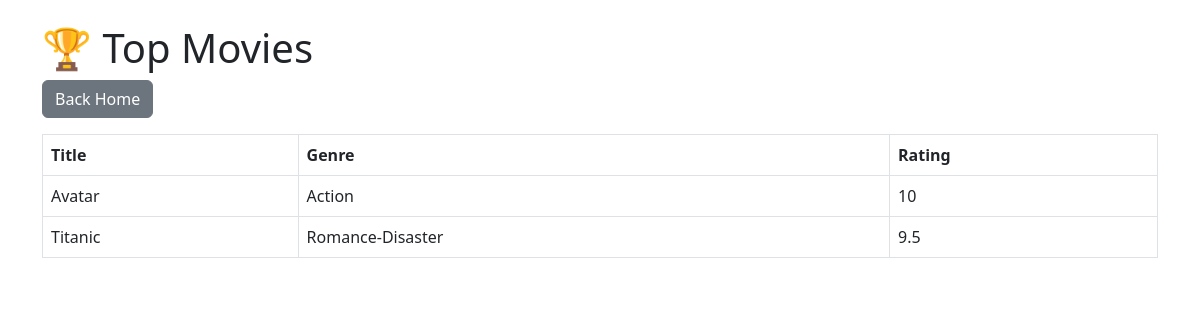
Before: /top with the older database file.
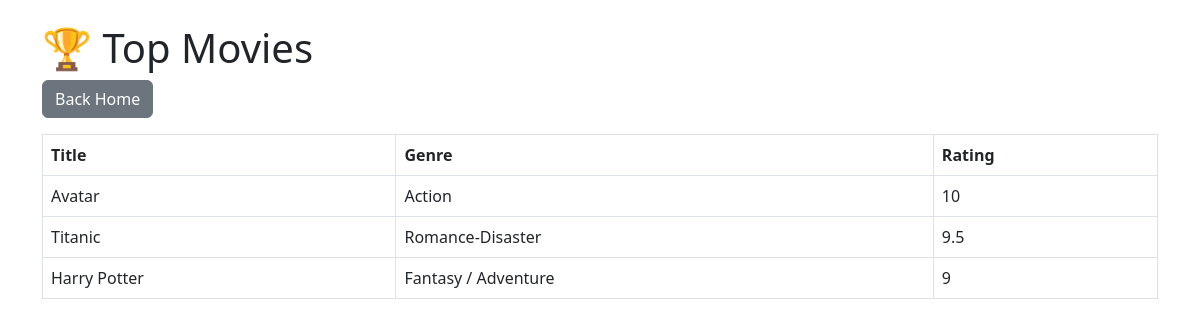
After: the same page with the newer database file.
### tables this page shows
CREATE TABLE "movies" (
	"id"	INTEGER,
	"title"	TEXT,
	"genre"	TEXT,
	"rating"	TEXT,
	"image"	TEXT,
	PRIMARY KEY("id" AUTOINCREMENT)
);

### app.py (the view)
@app.route("/top")
def top_movies():
    db = get_db()
    movies = db.execute(
        "SELECT * FROM movies ORDER BY CAST(rating AS FLOAT) DESC LIMIT 5"
    ).fetchall()
    return render_template(
        "top.html",
        movies=movies
    )

### app.py (called while the page is built)
def get_db():
    conn = sqlite3.connect("database.db")
    conn.row_factory = sqlite3.Row
    return conn

### templates/top.html (shortened to what this page needs)
<!DOCTYPE html>
<html>
<head>
<link href="https://cdn.jsdelivr.net/npm/bootstrap@5.3.0/dist/css/bootstrap.min.css" rel="stylesheet">
</head>
<body class="container mt-4">
<h1>🏆 Top Movies</h1>
<a href="/" class="btn btn-secondary mb-3">Back Home</a>
<table class="table table-bordered">
<tr>
<th>Title</th>
<th>Genre</th>
<th>Rating</th>
</tr>
{% for movie in movies %}
<tr>
<td>{{ movie.title }}</td>
<td>{{ movie.genre }}</td>
<td>{{ movie.rating }}</td>
</tr>
{% endfor %}
</table>
</body>
</html>

Changed rows visible on the page:
added movies: title "Harry Potter", genre "Fantasy / Adventure", rating "9"
